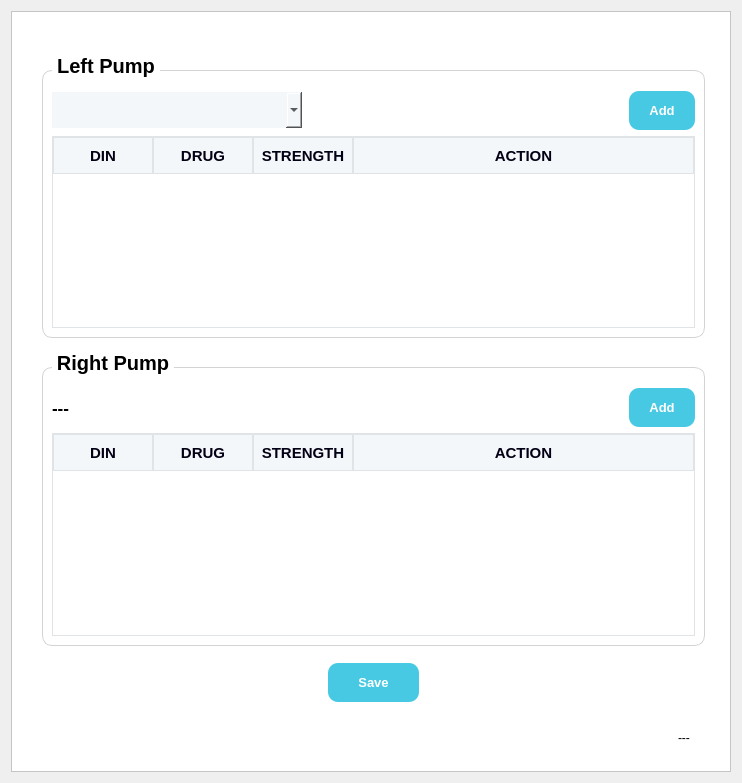
<?xml version="1.0" encoding="UTF-8"?>
<ui version="4.0">
 <class>Form</class>
 <widget class="QWidget" name="Form">
  <property name="geometry">
   <rect>
    <x>0</x>
    <y>0</y>
    <width>742</width>
    <height>783</height>
   </rect>
  </property>
  <property name="windowTitle">
   <string>Form</string>
  </property>
  <layout class="QVBoxLayout" name="verticalLayout">
   <item>
    <widget class="QFrame" name="viewDins">
     <property name="styleSheet">
      <string notr="true">QFrame{
background:#FFFFFF;
}
QPushButton{
background:#48C9E3;
color:#FFFFFF;
padding:12px 30px;
font-weight: 900;
font-size:10pt;
border:none;
border-radius:10%
}</string>
     </property>
     <property name="frameShape">
      <enum>QFrame::StyledPanel</enum>
     </property>
     <property name="frameShadow">
      <enum>QFrame::Raised</enum>
     </property>
     <layout class="QVBoxLayout" name="verticalLayout_63">
      <property name="leftMargin">
       <number>20</number>
      </property>
      <property name="topMargin">
       <number>41</number>
      </property>
      <property name="rightMargin">
       <number>20</number>
      </property>
      <item>
       <layout class="QGridLayout" name="gridLayout_21" rowstretch="0,0,0,0,0" columnstretch="1,1">
        <property name="leftMargin">
         <number>10</number>
        </property>
        <property name="topMargin">
         <number>5</number>
        </property>
        <property name="rightMargin">
         <number>5</number>
        </property>
        <property name="bottomMargin">
         <number>5</number>
        </property>
        <property name="horizontalSpacing">
         <number>25</number>
        </property>
        <property name="verticalSpacing">
         <number>17</number>
        </property>
        <item row="4" column="0" colspan="2" alignment="Qt::AlignRight">
         <widget class="QLabel" name="infoViewDins">
          <property name="sizePolicy">
           <sizepolicy hsizetype="Preferred" vsizetype="Maximum">
            <horstretch>0</horstretch>
            <verstretch>0</verstretch>
           </sizepolicy>
          </property>
          <property name="styleSheet">
           <string notr="true">padding:12px</string>
          </property>
          <property name="text">
           <string>---</string>
          </property>
         </widget>
        </item>
        <item row="3" column="0" colspan="2" alignment="Qt::AlignHCenter">
         <widget class="QPushButton" name="btnSaveMedications">
          <property name="sizePolicy">
           <sizepolicy hsizetype="Preferred" vsizetype="Fixed">
            <horstretch>0</horstretch>
            <verstretch>0</verstretch>
           </sizepolicy>
          </property>
          <property name="cursor">
           <cursorShape>PointingHandCursor</cursorShape>
          </property>
          <property name="styleSheet">
           <string notr="true"/>
          </property>
          <property name="text">
           <string>Save</string>
          </property>
         </widget>
        </item>
        <item row="0" column="0" rowspan="2" colspan="2">
         <widget class="QGroupBox" name="groupBox">
          <property name="styleSheet">
           <string notr="true">QGroupBox{
border:1px solid lightgrey;
font-weight: 700;
margin-top:12px;
border-radius:10%;
font-size:15pt;
}
QGroupBox:title{
subcontrol-origin: margin;
left: 10px;
top:-4px;
margin:0px 2px 0px 2px
}</string>
          </property>
          <property name="title">
           <string>Left Pump</string>
          </property>
          <layout class="QVBoxLayout" name="verticalLayout_64">
           <property name="topMargin">
            <number>20</number>
           </property>
           <item>
            <layout class="QHBoxLayout" name="horizontalLayout_52">
             <property name="topMargin">
              <number>0</number>
             </property>
             <item>
              <widget class="QComboBox" name="comboBoxLeftPump">
               <property name="sizePolicy">
                <sizepolicy hsizetype="Fixed" vsizetype="Fixed">
                 <horstretch>0</horstretch>
                 <verstretch>0</verstretch>
                </sizepolicy>
               </property>
               <property name="minimumSize">
                <size>
                 <width>250</width>
                 <height>0</height>
                </size>
               </property>
               <property name="styleSheet">
                <string notr="true">#comboBoxLeftPump{
background:#F4F7F9;
padding:10px;
border:none
}
#comboBoxLeftPump::drop-down{
image:url(:/icon/images/down_arrow.svg);
padding:17px 15px 0px 0px;
}
#comboBoxLeftPump QListView:item{
padding:6px;
}

QScrollBar::handle:vertical{
background-color:rgb(218, 221, 222)
}</string>
               </property>
              </widget>
             </item>
             <item alignment="Qt::AlignRight">
              <widget class="QPushButton" name="btnAddDinLeft">
               <property name="sizePolicy">
                <sizepolicy hsizetype="Preferred" vsizetype="Maximum">
                 <horstretch>0</horstretch>
                 <verstretch>0</verstretch>
                </sizepolicy>
               </property>
               <property name="cursor">
                <cursorShape>PointingHandCursor</cursorShape>
               </property>
               <property name="styleSheet">
                <string notr="true">padding:12px 20px;</string>
               </property>
               <property name="text">
                <string>Add</string>
               </property>
               <property name="icon">
                <iconset>
                 <normaloff>../../medidoze2/images/add_user.svg</normaloff>../../medidoze2/images/add_user.svg</iconset>
               </property>
               <property name="iconSize">
                <size>
                 <width>14</width>
                 <height>16</height>
                </size>
               </property>
              </widget>
             </item>
            </layout>
           </item>
           <item>
            <widget class="QTableWidget" name="dinTableLeft">
             <property name="sizePolicy">
              <sizepolicy hsizetype="Expanding" vsizetype="MinimumExpanding">
               <horstretch>0</horstretch>
               <verstretch>0</verstretch>
              </sizepolicy>
             </property>
             <property name="focusPolicy">
              <enum>Qt::NoFocus</enum>
             </property>
             <property name="styleSheet">
              <string notr="true">QTableWidget {
	font-size:10pt;
	border: 1px solid #e1e4e6;
	border-radius:0px
}
QHeaderView::section {
    background-color: #F4F7F9;
	border: 1px solid #e1e4e6;
    color: #020014;
	font-weight:700;
	height:35px;
	font-size:11pt;
	border-radius:none
}
QTableWidget::item {
   /* border: 1px solid #e1e4e6;*/
}	
QScrollBar::handle:vertical{
background-color:rgb(218, 221, 222)
}
QScrollBar::handle:horizontal{
background-color:rgb(218, 221, 222)
}</string>
             </property>
             <property name="editTriggers">
              <set>QAbstractItemView::NoEditTriggers</set>
             </property>
             <property name="selectionBehavior">
              <enum>QAbstractItemView::SelectRows</enum>
             </property>
             <property name="showGrid">
              <bool>true</bool>
             </property>
             <property name="gridStyle">
              <enum>Qt::SolidLine</enum>
             </property>
             <property name="cornerButtonEnabled">
              <bool>false</bool>
             </property>
             <attribute name="horizontalHeaderCascadingSectionResizes">
              <bool>true</bool>
             </attribute>
             <attribute name="horizontalHeaderDefaultSectionSize">
              <number>100</number>
             </attribute>
             <attribute name="horizontalHeaderMinimumSectionSize">
              <number>100</number>
             </attribute>
             <attribute name="horizontalHeaderStretchLastSection">
              <bool>true</bool>
             </attribute>
             <attribute name="verticalHeaderVisible">
              <bool>false</bool>
             </attribute>
             <attribute name="verticalHeaderDefaultSectionSize">
              <number>40</number>
             </attribute>
             <attribute name="verticalHeaderMinimumSectionSize">
              <number>40</number>
             </attribute>
             <column>
              <property name="text">
               <string>DIN</string>
              </property>
              <property name="textAlignment">
               <set>AlignCenter</set>
              </property>
             </column>
             <column>
              <property name="text">
               <string>DRUG</string>
              </property>
             </column>
             <column>
              <property name="text">
               <string>STRENGTH</string>
              </property>
             </column>
             <column>
              <property name="text">
               <string>ACTION</string>
              </property>
             </column>
            </widget>
           </item>
          </layout>
         </widget>
        </item>
        <item row="2" column="0" colspan="2">
         <widget class="QGroupBox" name="groupBox_2">
          <property name="styleSheet">
           <string notr="true">QGroupBox{
border:1px solid lightgrey;
font-weight: 700;
margin-top:12px;
border-radius:10%;
font-size:15pt;
}
QGroupBox:title{
subcontrol-origin: margin;
left: 10px;
top:-4px;
margin:0px 2px 0px 2px
}</string>
          </property>
          <property name="title">
           <string>Right Pump</string>
          </property>
          <layout class="QVBoxLayout" name="verticalLayout_65">
           <property name="topMargin">
            <number>20</number>
           </property>
           <item>
            <layout class="QHBoxLayout" name="horizontalLayout_53">
             <property name="topMargin">
              <number>0</number>
             </property>
             <item>
              <widget class="QLabel" name="lblRightMedication">
               <property name="sizePolicy">
                <sizepolicy hsizetype="Maximum" vsizetype="Preferred">
                 <horstretch>0</horstretch>
                 <verstretch>0</verstretch>
                </sizepolicy>
               </property>
               <property name="styleSheet">
                <string notr="true">font-weight: 700;
font-size:13pt;</string>
               </property>
               <property name="text">
                <string>---</string>
               </property>
              </widget>
             </item>
             <item alignment="Qt::AlignRight">
              <widget class="QPushButton" name="btnAddDinRight">
               <property name="sizePolicy">
                <sizepolicy hsizetype="Preferred" vsizetype="Maximum">
                 <horstretch>0</horstretch>
                 <verstretch>0</verstretch>
                </sizepolicy>
               </property>
               <property name="cursor">
                <cursorShape>PointingHandCursor</cursorShape>
               </property>
               <property name="styleSheet">
                <string notr="true">
padding:12px 20px;
</string>
               </property>
               <property name="text">
                <string>Add</string>
               </property>
               <property name="icon">
                <iconset>
                 <normaloff>../../medidoze2/images/add_user.svg</normaloff>../../medidoze2/images/add_user.svg</iconset>
               </property>
               <property name="iconSize">
                <size>
                 <width>14</width>
                 <height>16</height>
                </size>
               </property>
              </widget>
             </item>
            </layout>
           </item>
           <item>
            <widget class="QTableWidget" name="dinTableRight">
             <property name="sizePolicy">
              <sizepolicy hsizetype="Expanding" vsizetype="MinimumExpanding">
               <horstretch>0</horstretch>
               <verstretch>0</verstretch>
              </sizepolicy>
             </property>
             <property name="focusPolicy">
              <enum>Qt::NoFocus</enum>
             </property>
             <property name="styleSheet">
              <string notr="true">QTableWidget {
	font-size:10pt;
	border: 1px solid #e1e4e6;
	border-radius:0px
}
QHeaderView::section {
    background-color: #F4F7F9;
	border: 1px solid #e1e4e6;
    color: #020014;
	font-weight:700;
	height:35px;
	font-size:11pt;
	border-radius:none
}
QTableWidget::item {
   /* border: 1px solid #e1e4e6;*/
}	
QScrollBar::handle:vertical{
background-color:rgb(218, 221, 222)
}
QScrollBar::handle:horizontal{
background-color:rgb(218, 221, 222)
}</string>
             </property>
             <property name="editTriggers">
              <set>QAbstractItemView::NoEditTriggers</set>
             </property>
             <property name="selectionBehavior">
              <enum>QAbstractItemView::SelectRows</enum>
             </property>
             <property name="showGrid">
              <bool>true</bool>
             </property>
             <property name="gridStyle">
              <enum>Qt::SolidLine</enum>
             </property>
             <property name="cornerButtonEnabled">
              <bool>false</bool>
             </property>
             <attribute name="horizontalHeaderCascadingSectionResizes">
              <bool>true</bool>
             </attribute>
             <attribute name="horizontalHeaderMinimumSectionSize">
              <number>100</number>
             </attribute>
             <attribute name="horizontalHeaderStretchLastSection">
              <bool>true</bool>
             </attribute>
             <attribute name="verticalHeaderVisible">
              <bool>false</bool>
             </attribute>
             <attribute name="verticalHeaderDefaultSectionSize">
              <number>40</number>
             </attribute>
             <attribute name="verticalHeaderMinimumSectionSize">
              <number>40</number>
             </attribute>
             <column>
              <property name="text">
               <string>DIN</string>
              </property>
              <property name="textAlignment">
               <set>AlignCenter</set>
              </property>
             </column>
             <column>
              <property name="text">
               <string>DRUG</string>
              </property>
             </column>
             <column>
              <property name="text">
               <string>STRENGTH</string>
              </property>
             </column>
             <column>
              <property name="text">
               <string>ACTION</string>
              </property>
             </column>
            </widget>
           </item>
          </layout>
         </widget>
        </item>
       </layout>
      </item>
     </layout>
    </widget>
   </item>
  </layout>
 </widget>
 <resources/>
 <connections/>
</ui>
